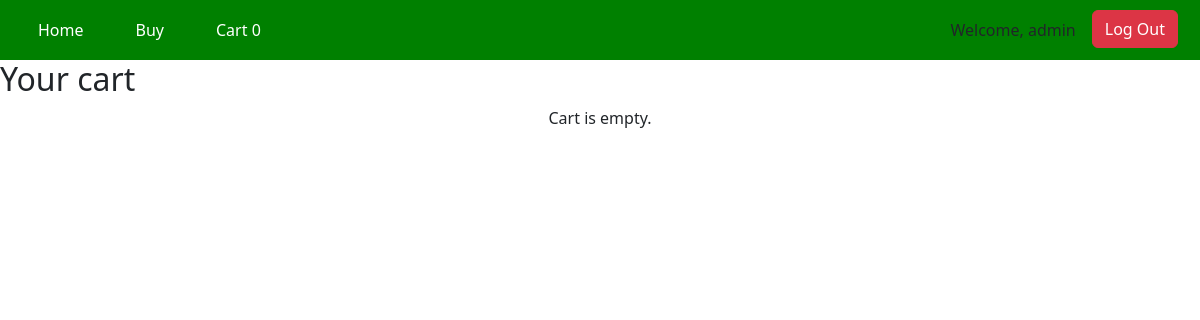
The app's page /cards/cart/ (signed in), older data.
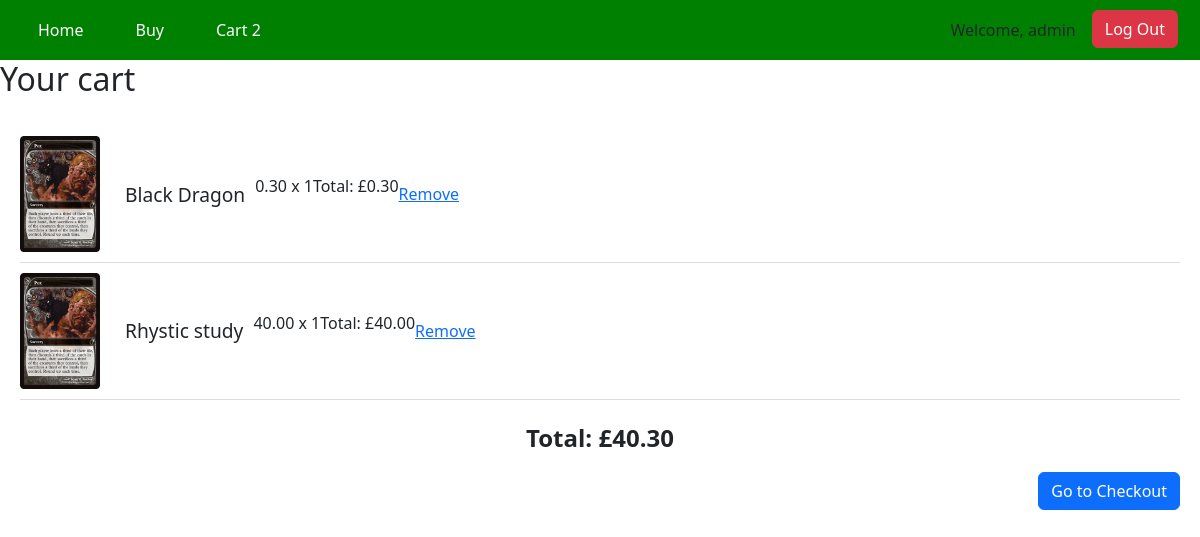
The same page, newer data.
### cards/models.py (models this page shows, shortened)
class Cart(models.Model):
    user = models.ForeignKey(User, on_delete=models.CASCADE)
    product = models.ForeignKey(myCards, on_delete=models.CASCADE)
    quantity = models.PositiveIntegerField(default=1)
    def get_total_price(self):
            return self.quantity * self.product.cardprice

class myCards(models.Model):
    class  Meta:
        verbose_name_plural = "myCards"
    cardname = models.CharField(max_length = 100)
    cardprice = models.DecimalField(max_digits = 10, decimal_places = 2)
    stock = models.IntegerField()
    cardimage = models.ImageField(upload_to='images/', blank=True, null=True)

### cards/views.py (the view)
# urls.py: path('cart/', views.view_cart, name='view_cart'),
@login_required
def view_cart(request):
    cart_items = Cart.objects.filter(user=request.user)
    total_price = sum(item.get_total_price() for item in cart_items)
    return render(request, "cart.html", {"cart_items": cart_items, "total_price": total_price})

### cards/context_processors.py (called while the page is built)
def cart_count(request):
    if request.user.is_authenticated:
        cart_count = Cart.objects.filter(user=request.user).aggregate(total_quantity=Sum('quantity'))['total_quantity'] or 0
    else:
        cart_count = 0
    return {'cart_count': cart_count}

### cards/Templates/cart.html
{% extends 'base.html' %}
{% block content %}
<h2>Your cart</h2>
    {% if cart_items %}
    <div class="cart-items">
        <ul>
            {% for item in cart_items %}
            <li>
                <div class="Product">
                    <img src="{{ item.product.cardimage.url }}" class="img-fluid" alt="{{ item.product.cardname }}">
                    <h5>{{ item.product.cardname }}</h5>
                    <p>{{ item.product.cardprice }} x {{item.quantity }}</p>
                    <p>Total: £{{ item.get_total_price }}</p>
                    <a href="{% url 'remove_from_cart' item.id %}">Remove</a>
                </div>
            </li>
            {% endfor %}
        </ul>
        <div class="total-price">
            <p>Total: £{{ total_price }}</p>
            <a href="{% url 'checkout' %}" class="btn btn-primary">Go to Checkout</a>
        </div>
    </div>
    {% else %}
        <p>Cart is empty.</p>
    {% endif %}
{% endblock %}

### templates/base.html (shortened to what this page needs)
{% load static %}
<!DOCTYPE html>
<html lang="en">
<head>
    <link rel="stylesheet" href="{%static '/styles.css' %}">
    <link href="https://cdn.jsdelivr.net/npm/bootstrap@5.3.0-alpha1/dist/css/bootstrap.min.css" rel="stylesheet">
</head>
<body>
<header>
    <nav>
        <div class="container-fluid">
            <div class="navbar-container">
                <ul class="nav-links" id="navLinks">
                    <li><a href="{% url 'home' %}">Home</a></li>
                    <li><a href="{% url 'buy' %}">Buy</a></li>
                    {% if user.is_authenticated %}
                    <div class="cart-icon">
                        <li><a href="{% url 'view_cart' %}">
                            <span>Cart {{ cart_count }}</span>
                        </a></li>
                    </div>
                    {% endif %}
                </ul>
                <div class = "d-flex ms-auto">
                    {% if user.is_authenticated %}
                        <span class= "navbar-text mx-3">Welcome, {{ request.user }}</span>
                            <form action="{% url 'logout' %}" method="POST">
                                <button type="submit" class="btn btn-danger">Log Out</button>
                            </form>
                    {% endif %}
                </div>
            </div>
        </div>
    </nav>
</header>
    {% block content %}
    {% endblock %}
</body>
</html>

### static/styles.css (style rules this page uses)
html, body { height: 100%; margin: 0; padding: 0; overflow-x: hidden; }
body { display: flex; flex-direction: column; background-color: whitesmoke; color: black; font-family: arial, sans-serif; min-height: 100vh; }
nav { background-color: green; padding: 10px; position: sticky; width: 100%; top: 0; z-index: 1000; }
.navbar-container { display: flex; justify-content: space-between; align-items: center; width: 100%; }
.nav-links { list-style: none; display: flex; margin: 0; padding: 0; justify-content: flex-start; }
.nav-links li { margin-right: 20px; }
.nav-links a { color: white; text-decoration: none; padding: 8px 16px; display: block; }
.d-flex.ms-auto { margin-left: auto; }
@media (min-width: 769px) { .nav-links { display: flex; justify-content: flex-end; } }
p { text-align: center; margin-top: 10px; }
a { color: #007bff; text-decoration: none; }
.cart-items { margin: 20px; }
.cart-items ul { list-style-type: none; padding: 0; }
.cart-items .Product { display: flex; align-items: center; border-bottom: 1px solid #ddd; padding: 10px 0; }
.cart-items .Product img { max-width: 80px; margin-right: 15px; }
.cart-items .Product h5 { margin: 0 10px; font-size: 1.2rem; }
.total-price { text-align: right; margin-top: 20px; }
.total-price p { font-size: 1.5rem; font-weight: bold; }

Row changes from the older to the newer data that the page shows:
added Cart: product.cardimage (picture), product.cardname "Black Dragon", product.cardprice "0.30", quantity "1", get_total_price "0.30"
added Cart: product.cardimage (picture), product.cardname "Rhystic study", product.cardprice "40.00", quantity "1", get_total_price "40.00"
Text that changed along with them:
{{ cart_count }}: "0" → "2"
{{ total_price }}: (not shown) → "40.30"
text no longer shown: "Cart is empty."
text now shown: "Total: £ Go to Checkout"
